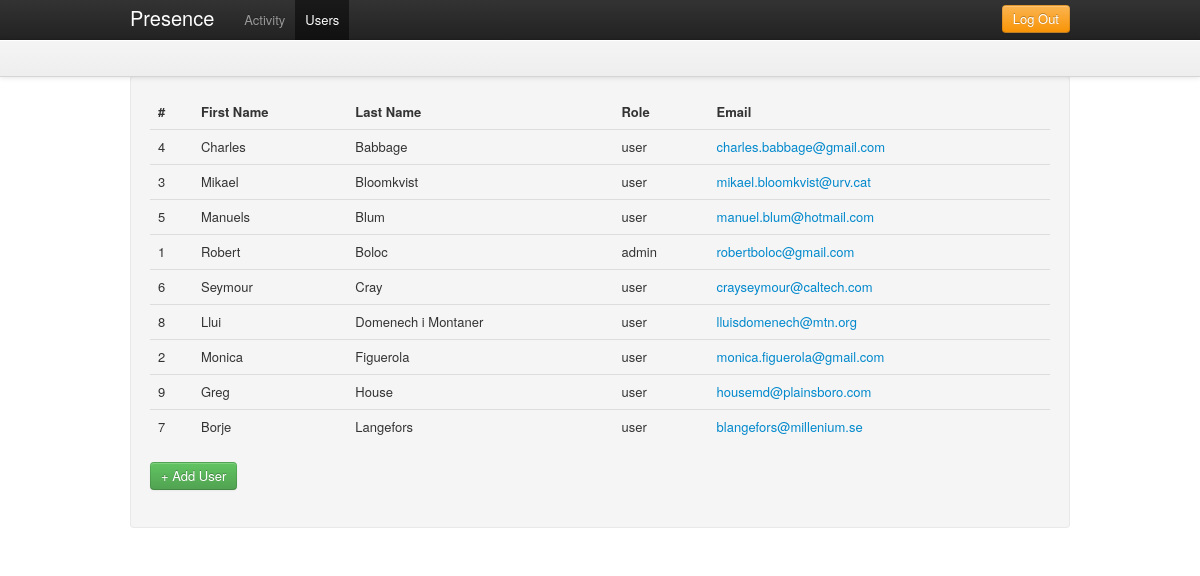
The page /admin/users (signed in) on the database its author committed.
### tables this page shows
CREATE TABLE IF NOT EXISTS `presence_users` (
  `id` int(11) NOT NULL AUTO_INCREMENT,
  `email` varchar(150) NOT NULL,
  `password` varchar(50) NOT NULL,
  `role` varchar(20) NOT NULL,
  `firstname` varchar(200) NOT NULL,
  `lastname` varchar(300) NOT NULL,
  `mac` varchar(20) NOT NULL,
  PRIMARY KEY (`id`)
);

### public/index.php (called while the page is built, shortened)
<?php
require_once (ROOT . '/config/config.php');
global $CONFIG;
$dependencies = new DependencyContainer($CONFIG);
$url = isset($_GET['url']) ? $_GET['url'] : null;
$role = isset($_SESSION['role']) ? $_SESSION['role'] : null;
if ($url == null && $role == null) {
    $controller = "AuthController";
    $action = "asklogin";
    $url_params = array();
} else if ($url == null && isset($role)) {
    $controller = ucfirst($role) . 'Controller';
    $action = 'activity';
    $url_params = array();
} else {
    $url_params = explode('/', $url);
    $controller = ucfirst(array_shift($url_params));
    $action = $url_params[0] == null ? 'activity' : array_shift($url_params);
}
$extra_params = $_POST;
new $controller($dependencies, $action, array_merge($url_params, $extra_params));

### config/config.php (called while the page is built, shortened)
<?php
unset($CONFIG);
$CONFIG['wwwroot'] = 'http://localhost/presence-manager';
$CONFIG['debug'] = 1;
$CONFIG['verbose'] = 1;
$CONFIG['dbhost'] = 'localhost';
$CONFIG['dbname'] = 'presence';
$CONFIG['dbuser'] = 'root';
$CONFIG['dbpassword'] = 'doremi';

### lib/DB.php (called while the page is built, shortened)
<?php
class DB {
	static function getAllRecords($db, $sql, $params){
		$st = $db->prepare($sql);
        $st->execute($params);
        return $st->fetchAll(PDO::FETCH_ASSOC);
	}
}

### app/models/UserModel.php (called while the page is built, shortened)
<?php
class UserModel extends Model {
    public function __construct($dependencies) {
        $this->_table = 'presence_users';
    }
    public function get_all_users() {
        $sql = "SELECT *
				FROM " . $this->_table . "
				ORDER BY lastname ASC";
		return DB::getAllRecords($this->_db, $sql, null);
    }
}

### app/controllers/AdminController.php (called while the page is built, shortened)
<?php
class AdminController extends Controller {
    private $_user_model;
    public function __construct($dependencies, $action, $params) {
        global $CONFIG;
        $this->_dependencies = $dependencies;
        $this->_user_model = new UserModel($this->_dependencies);
        if ($this->check_role('admin') && method_exists($this, $action)) {
            $this->$action($params);
        } else {
            Helper::redirect($CONFIG['wwwroot'] . '/error/notfound');
        }
    }
    public function users() {
        $this->_view = new AdminUsersView($this->_user_model->get_all_users());
    }
}

### lib/DependencyContainer.php (called while the page is built)
<?php
class DependencyContainer {
    private $_instances = array();
    private $_params = array();
    public function __construct($params) {
        $this->_params = $params;
    }
    public function get_db() {
        if (empty($this->_instances['db']) ||
                !is_a($this->_instances, 'PDO')) {
            $this->_instances['db'] = new PDO(
                            "mysql:host=" . $this->_params['dbhost'] . ";
                 dbname=" . $this->_params['dbname'],
                            $this->_params['dbuser'],
                            $this->_params['dbpassword']
            );
        }
        return $this->_instances['db'];
    }
}

### app/model.class.php (called while the page is built, shortened)
<?php
class Model{
    public function __construct($dependencies){
        $this->_db = $dependencies->get_db();
    }
}

### lang/en.php (called while the page is built)
<?php
$STRINGS = null;
$STRINGS['brand'] = 'Presence';
$STRINGS['login'] = 'Login';
$STRINGS['help'] = 'Help';
$STRINGS['activity'] = 'Activity';
$STRINGS['users'] = 'Users';
$STRINGS['settings'] = 'Settings';
$STRINGS['user'] = 'User';
$STRINGS['home'] = 'Home';
$STRINGS['404'] = '404';
$STRINGS['user:update:success'] = 'User details updated successfully!';
$STRINGS['user:update:failed'] = 'User details update falied!';
$STRINGS['user:delete:success'] = 'User deleted successfully!';
$STRINGS['user:delete:failed'] = 'User deleition falied!';
$STRINGS['user:create:success'] = 'The new user has been created!';
$STRINGS['user:create:failed'] = 'Error creating new user!';
$STRINGS['user:create:duplicate'] = 'This user already exists!';
$STRINGS['admin:no:activities'] = 'No more activity!';
$STRINGS['add:user'] = 'Add User';
$STRINGS['create:user'] = 'Create User';

### app/views/AdminUsersView.php (the view, shortened to what this page needs)
<?php
class AdminUsersView extends View {
    private $_users;
    public function __construct($users, $alert = null) {
        $this->_users = $users;
        $this->_alert = $alert;
    }
    public function menu() {
        global $CONFIG;
        return '
			<ul class="nav">
				<li><a href="' . $CONFIG['wwwroot'] . '/admin/activity">Activity</a></li>
				<li class="active"><a href="' . $CONFIG['wwwroot'] . '/admin/users">Users</a></li>
			</ul>
			<ul class="nav pull-right">
			    <a class="btn btn-warning" href="' . $CONFIG['wwwroot'] . '/auth/logout">Log Out</a>
            </ul>';
    }
    public function content() {
        global $CONFIG, $STRINGS;
        $users_table_content = '';
        if (!empty($this->_users)) {
            foreach ($this->_users as $user) {
                $users_table_content .= '
				<tr>
					<td>' . $user['id'] . '</td>
					<td>' . utf8_encode($user['firstname']) . '</td>
					<td>' . utf8_encode($user['lastname']) . '</td>
                    <td>' . $user['role'] . '</td>
					<td><a href="'.$CONFIG['wwwroot'].'/admin/user_details/'.$user['id'].'">' . $user['email'] . '</a></td>
				 </tr>
				';
            }
        }
        return '
        <section id="users" class="well">
         '.$this->_alert.'
         <table class="table">
                <thead>
                    <tr>
                        <th>#</th>
                        <th>First Name</th>
                        <th>Last Name</th>
                        <th>Role</th>
                        <th>Email</th>
                    </tr>
                </thead>
                <tbody>
                    '.$users_table_content.'
                </tbody>
            </table>
            <form action="' . $CONFIG['wwwroot'] . '/admin/user_add" method="post">
				<button class="btn btn-success well-button">+ '.$STRINGS['add:user'].'</button>
			</form>
        </section>';
    }
}

### public/css/presence.css (style rules this page uses)
html { overflow-y:scroll; }
body { padding-top:75px; }

### rows shown on the page
presence_users: id "4", firstname "Charles", lastname "Babbage", role "user", email "charles.babbage@gmail.com"
presence_users: id "3", firstname "Mikael", lastname "Bloomkvist", role "user", email "mikael.bloomkvist@urv.cat"
presence_users: id "5", firstname "Manuels", lastname "Blum", role "user", email "manuel.blum@hotmail.com"
presence_users: id "1", firstname "Robert", lastname "Boloc", role "admin", email "robertboloc@gmail.com"
presence_users: id "6", firstname "Seymour", lastname "Cray", role "user", email "crayseymour@caltech.com"
presence_users: id "8", firstname "Llui", lastname "Domenech i Montaner", role "user", email "lluisdomenech@mtn.org"
presence_users: id "2", firstname "Monica", lastname "Figuerola", role "user", email "monica.figuerola@gmail.com"
presence_users: id "9", firstname "Greg", lastname "House", role "user", email "housemd@plainsboro.com"
presence_users: id "7", firstname "Borje", lastname "Langefors", role "user", email "blangefors@millenium.se"

### other values the page prints
$STRINGS['brand'] "Presence"
$STRINGS['add:user'] "Add User"
